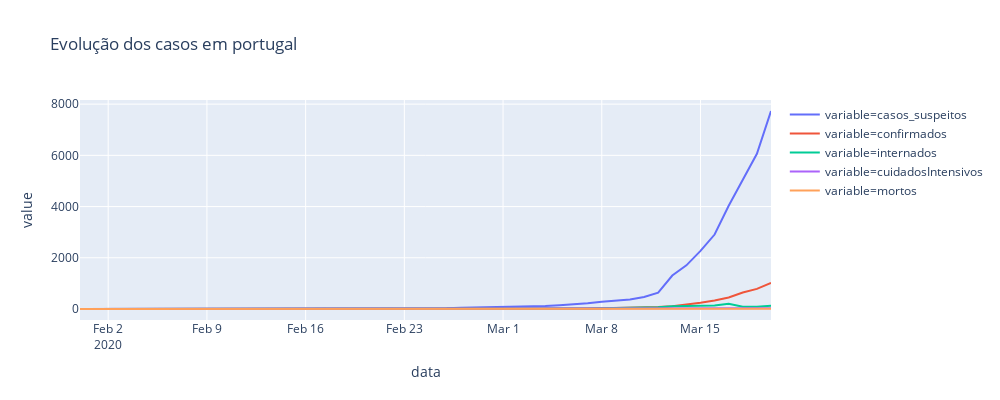

The notebook cell saved with this chart:
### Code cell
#temp['confirmed'] = temp['Recovered']/temp['Confirmed']

fig = px.line(temp, x="data", y="value", color = 'variable',height=400,width=1000,
             title='Evolução dos casos em portugal')
fig.show()
